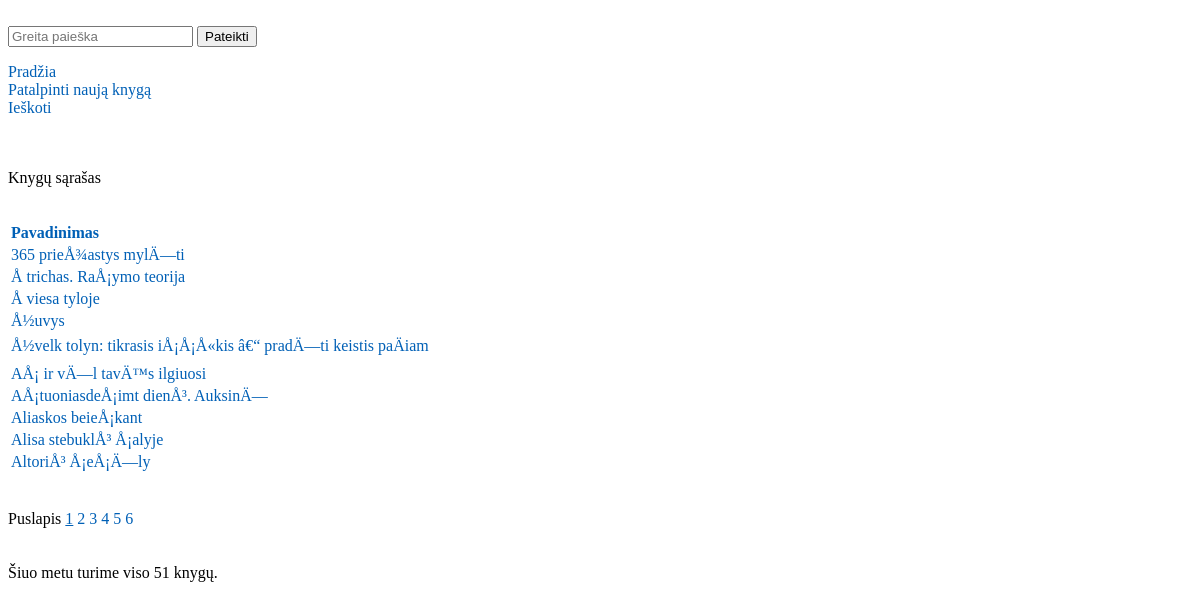
The page / on the database its author committed.
### tables this page shows
CREATE TABLE IF NOT EXISTS `biblioteka` (
  `id` tinyint(8) NOT NULL,
  `pavadinimas` text,
  `metai` text,
  `autoriai` text,
  `zanras` text
);

### config.php (called while the page is built, shortened)
<?php
$datatable = "biblioteka";
$results_per_page = 10;
?>

### index.php (the view, shortened to what this page needs)
  <form method="post" action="paieska.php">
  <br><input placeholder="Greita paieška" type="text" name="search" required>
  <input class="button" type="submit" value="Pateikti"></p>
<?php
include ("header.php");
echo "<p>Knygų sąrašas</p>";
if (isset($_GET["page"])) { $page  = $_GET["page"]; } else { $page=1; };
$start_from = ($page-1) * $results_per_page;
if ($_GET['sort'] == NULL) $sql = "SELECT * FROM ".$datatable." ORDER BY pavadinimas ASC LIMIT $start_from, ".$results_per_page;
$rs_result = $conn->query($sql);
 while($row = $rs_result->fetch_assoc()) {
             $data .= "<tr><td><a href=\"knyga.php?nr=" . $row['id'] . "\">" . $row['pavadinimas'] . "</a></td>";
};
echo"<table><tr>";
if(($_GET["sort"] ==  "type")||($_GET["page"]== NULL)) {
			echo "<th align=\"left\"> <a title=\"Mažėjimo tvarka\" class=\"tooltip\" href=\"index.php?page=1&sort=desc\">Pavadinimas</a></th><br>";
		}
			echo "		</tr>" . $data . "</table>";
 echo " <br>   <br>   Puslapis ";
$sql = "SELECT COUNT(ID) AS total FROM ".$datatable;
$result = $conn->query($sql);
$row = $result->fetch_assoc();
$total_pages = ceil($row["total"] / $results_per_page);
for ($i=1; $i<=$total_pages; $i++) {
if (($_GET["page"] == NULL)||($_GET["sort"] == NULL))
{
            echo "<a href='index.php?page=".$i."'";
            if ($i==$page)  echo " class='curPage'";
            echo ">".$i."</a> ";
}
};
echo "<br><br><br>Šiuo metu turime viso ". $row["total"] . " knygų.";
?></center>
</body>
</html>

### header.php (shortened to what this page needs)
<html>
<head>
</head>
<body>
<?php
include ("config.php");
echo "<a href=\"index.php\">Pradžia</a><br><a href=\"ideti.php\"> Patalpinti naują knygą </a><br><a href=\"paieska.php\"> Ieškoti </a><br>";
echo" <br> <br>";	?>
</body>
</html>

### header.php (style rules this page uses)
a { color: #0060B6; text-decoration: none; }
.curPage { text-decoration: underline; }
.tooltip { display: inline; position: relative; }

### rows shown on the page
biblioteka: pavadinimas "365 prieÅ¾astys mylÄ—ti"
biblioteka: pavadinimas "Å trichas. RaÅ¡ymo teorija"
biblioteka: pavadinimas "Å viesa tyloje"
biblioteka: pavadinimas "Å½uvys"
biblioteka: pavadinimas "Å½velk tolyn: tikrasis iÅ¡Å¡Å«kis â€“ pradÄ—ti keistis paÄiam"
biblioteka: pavadinimas "AÅ¡ ir vÄ—l tavÄ™s ilgiuosi"
biblioteka: pavadinimas "AÅ¡tuoniasdeÅ¡imt dienÅ³. AuksinÄ—"
biblioteka: pavadinimas "Aliaskos beieÅ¡kant"
biblioteka: pavadinimas "Alisa stebuklÅ³ Å¡alyje"
biblioteka: pavadinimas "AltoriÅ³ Å¡eÅ¡Ä—ly"

### other values the page prints
$row["total"] "51"
